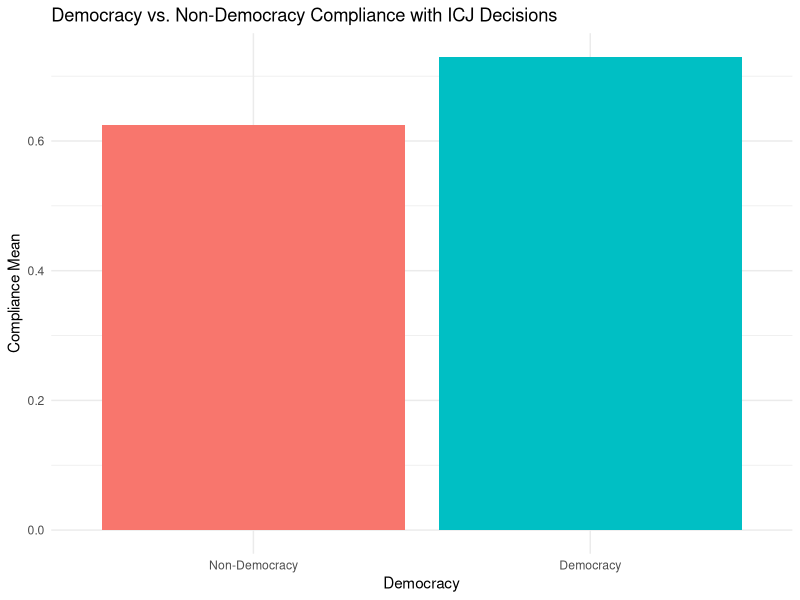

Generate this figure with R:
## ---- chunk 1
library(tidyverse)
icj_comp <- read_csv("icjcompliance2.csv")
icj_comp

comp_mean_dem <- icj_comp |>
  drop_na() |>
    mutate(
    democracy = if_else(`Time-Varying Polity Score` >= 6, 1, 0)) |>
  group_by(democracy) |>
  summarize(comp_mean =  mean(Compliance, na.rm = TRUE)) 

library(ggplot2)
comp_mean_plot <- ggplot(comp_mean_dem, 
       mapping = aes(
      x = factor(democracy),
      y = comp_mean,
      fill = factor(democracy))) +
  geom_col() +
  theme_minimal() +
  labs(x = "Democracy",
       y = "Compliance Mean",
       title = "Democracy vs. Non-Democracy Compliance with ICJ Decisions") +
  scale_x_discrete(labels = c("Non-Democracy", "Democracy")) +
  theme(legend.position = "none")
comp_mean_plot
